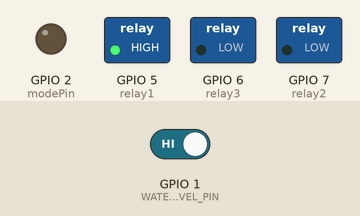
A sketch run on a simulated ESP32-S3. Parts: switched loads named in the sketch (green lamp = pin HIGH), output pins drawn as LEDs (lit = HIGH). The inputs (shaded band) are chosen by the test bench; at power-on: GPIO 1 (WATER_LEVEL_PIN) HIGH. WiFi joins after 1.5 s; servers stay silent unless stated; no MQTT or app messages arrive unless stated; what the sketch prints to the serial monitor is not drawn.

Above: at 3.2 s.
3.3 s: GPIO 1 (WATER_LEVEL_PIN) driven LOW
At 4.9 s:
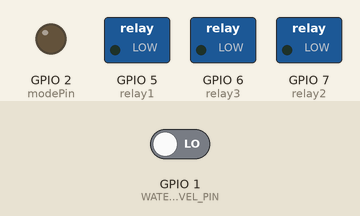
At 7.3 s:
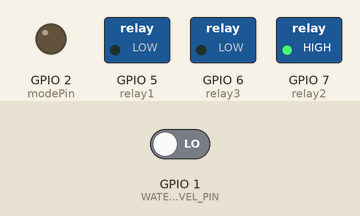
Timing chart, 0 to 15.8 s (numbered marks = the images above; inputs shaded):
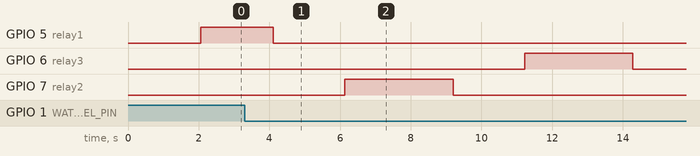

Measured:
- after the input at 3.3 s, GPIO 5 (relay1): HIGH → LOW after 0.81 s; GPIO 6 (relay3): LOW → HIGH after 7.9 s, → LOW 3.1 s later; GPIO 7 (relay2): LOW → HIGH after 2.8 s, → LOW 3.1 s later

The sketch:

EE4002D_RelayPump_WaterLevel_thingsboard_Slp_3Relay_GitOTA.ino
```cpp
#include <WiFi.h>
#include <PubSubClient.h>
#include <ArduinoJson.h>

// Config Type --> NC: High=Current Flow; NO: High=No Current Flow
#define relay1 5  //NPK --> Plants (Pin 5)
#define relay2 7  //Fish --> NPK (Pin 7)
#define relay3 6  //Clean Water --> Fish (Pin 6)
#define WATER_LEVEL_PIN 1
#define modePin 2

#define WIFI_SSID "Here"     // CHANGE IT
#define WIFI_PASSWORD "passwordishere?"  // CHANGE IT

// Store relay state and water level state
bool relayState1;
bool relayState2;
bool relayState3;
bool currentWLState; // Store the debounced state
bool sleepStatus;

bool WLreading = 0; // When 1, the liquid is detected

const int short_delay = 1000; // Use const for constants
const int long_delay = 5000;
const int timer = 12;   // Sleep wakeup timer (15 for 15 seconds, 43200 for 12 hours)

unsigned int Relay1Count = 0;   // Data Msg Counter
unsigned int Relay2Count = 0;
unsigned int Relay3Count = 0;

// ThingsBoard MQTT settings
const char* mqtt_server = "mqtt.thingsboard.cloud";
const char* access_token = "kB7sSKEeRAOcYEytrTAf";
const char* telemetry_topic = "v1/devices/me/telemetry";
const char* attributes_topic = "v1/devices/me/attributes";
const char* clientId = "a8bea330-ec41-11ef-bd96-bb6e9e8bccd8";

WiFiClient espClient;
PubSubClient client(espClient);


// ----------------------------------------------------------------------------
void initWiFi() {
  WiFi.begin(WIFI_SSID, WIFI_PASSWORD);

  Serial.print("Connecting to Wi-Fi");

  while (WiFi.status() != WL_CONNECTED) {
    Serial.print(".");
    delay(short_delay);
  }
  Serial.println("\n~~~~~WiFi Connected~~~~~");
  Serial.print("Connected with IP: ");
  Serial.println(WiFi.localIP());
}
// ----------------------------------------------------------------------------


// ----------------------------------------------------------------------------
// MQTT Connection, Reconnection, Send
void initMQTT() {
  if (!client.connected()) {
    reconnectMQTT();
  }
  client.loop();
}

void reconnectMQTT() {
  while (!client.connected()) {
    Serial.print("Connecting to ThingsBoard... ");
    if (client.connect(clientId, access_token, NULL)) {
        Serial.println("Connected!");
        client.subscribe("v1/devices/me/rpc/request/+");
    } else {
        Serial.print("Failed, rc=");
        Serial.print(client.state());
        Serial.println(" Trying again in 5 seconds...");
        delay(short_delay);
    }
  }
}

void sendTelemetry(bool currentWLState, int Relay1Count, bool relayState1, bool relayState2, bool relayState3, bool sleepStatus) {
  // JSON document to hold the data
  DynamicJsonDocument doc(1024);
  doc["Sensor Type"] = "Water Level-Relay-Pump";
  doc["Below Water Level"] = currentWLState;
  doc["Reading ID"] = Relay1Count;
  doc["Pump State (From NPK To Plants)"] = relayState1;
  doc["Pump State (From Fish To NPK)"] = relayState2;
  doc["Pump State (From Clean Water To Fish)"] = relayState3;
  doc["Sleep Status"] = sleepStatus;

  // Send JSON data to ThingsBoard
  String payload;
  serializeJson(doc, payload);
  Serial.print("Sending payload: ");
  Serial.println(payload);

  client.publish(telemetry_topic, payload.c_str());

  delay(short_delay);
}

// void callback(char* topic, byte* payload, unsigned int length) {
//   Serial.print("Message arrived on topic: ");
//   Serial.println(topic);
//   callbackFlag = 1;

//   String receivedPayload;
//   for (unsigned int i = 0; i < length; i++) {
//       receivedPayload += (char)payload[i];
//   }
//   Serial.println(receivedPayload);

//   // Decode JSON request
//   DynamicJsonDocument doc(1024);
//   DeserializationError error = deserializeJson(doc, receivedPayload);
//   if (error) {
//       Serial.print("deserializeJson() failed: ");
//       Serial.println(error.c_str());
//       return;
//   }

//   String topicStr = String(topic);
//   int requestIdStart = topicStr.lastIndexOf('/') + 1;
//   String requestId = topicStr.substring(requestIdStart);
//   const char* method = doc["method"];

//   // Relay control
//   if (strcmp(method, "setRelayState") == 0) {
//     bool newRelayState = doc["params"];
//     relayState1 = newRelayState;
//     digitalWrite(relay1, relayState1 ? HIGH : LOW);
//     Serial.println(relayState1 ? "Relay ON (Current Flow)" : "Relay OFF (Current Stop)");

//     sendRelayState();  // Update ThingsBoard with new state

//     String response = "{\"params\":" + String(relayState1 ? "true" : "false") + "}";
//     String responseTopic = "v1/devices/me/rpc/response/" + requestId;
//     client.publish(responseTopic.c_str(), response.c_str());

//     Serial.print("Relay switched to: ");
//     Serial.println(relayState1 ? "ON" : "OFF");
//   }

//   // Get Relay State
//   if (strcmp(method, "getRelayState") == 0) {
//     String response = "{\"relayState1\":" + String(relayState1 ? "true" : "false") + "}";
//     String responseTopic = "v1/devices/me/rpc/response/" + requestId;
//     client.publish(responseTopic.c_str(), response.c_str());
//   }
//   callbackFlag = 0;
// }

// // Function to update Relay state attributes
// void sendRelayState() {
//     String attributeUpdate = "{\"relayState1\":" + String(relayState1 ? "true" : "false") + "}";
//     client.publish(attributes_topic, attributeUpdate.c_str());
// }
// ----------------------------------------------------------------------------


// ----------------------------------------------------------------------------
// Water Level Sensor Active Tracking To Control Relay1,2,3
void checkWaterLevelcontrolRelay() {
  if (currentWLState) {
    relayState1 = true;
    digitalWrite(relay1, HIGH);
    Serial.println("Water level HIGH: Relay ON");
  } else {
    relayState1 = false;
    digitalWrite(relay1, LOW);
    Serial.println("Water level LOW: Relay OFF");
    Serial.println();
  }
  // sendRelayState(); // Update ThingsBoard with new state
}

void checkRelay1controlRelay2() {
  Serial.println("~~~~~Relay2 pump START (Fish --> NPK)~~~~~");
  while (Relay2Count != Relay1Count) {
    Relay2Count++;
    relayState2 = true;
    Serial.printf("Relay2 Data Point: %d\n", Relay2Count);
    digitalWrite(relay2, HIGH);
    Serial.println("Relay2 Activated: Relay ON");
    sendTelemetry(currentWLState, Relay1Count, relayState1, relayState2, relayState3, sleepStatus);
    Serial.println("--------------------");
  }
  digitalWrite(relay2, LOW);
  Serial.println("Relay2 Activated: Relay OFF");
  Relay2Count = 0;
  relayState2 = false;
  sendTelemetry(currentWLState, Relay1Count, relayState1, relayState2, relayState3, sleepStatus);
  Serial.println("~~~~~Relay2 pump COMPLETE~~~~~\n");
}

void checkRelay2controlRelay3() {
  Serial.println("~~~~~Relay3 pump START (Clean Water --> Fish)~~~~~");
  while (Relay3Count != Relay1Count) {
    Relay3Count++;
    Serial.printf("Relay3 Data Point: %d\n", Relay3Count);
    relayState3 = true;
    digitalWrite(relay3, HIGH);
    Serial.println("Relay3 Activated: Relay ON");
    sendTelemetry(currentWLState, Relay1Count, relayState1, relayState2, relayState3, sleepStatus);
    Serial.println("--------------------");
  }
  digitalWrite(relay3, LOW);
  Serial.println("Relay3 Activated: Relay OFF");
  Relay3Count = 0;
  relayState3 = false;
  sendTelemetry(currentWLState, Relay1Count, relayState1, relayState2, relayState3, sleepStatus);
  Serial.println("~~~~~Relay3 pump COMPLETE~~~~~\n");
}
// ----------------------------------------------------------------------------


// ----------------------------------------------------------------------------
// // Deep Sleep (Exti)
// void deepSleep() {
//   if (currentWLState == false) { // If water level is false (water level is right)
//     Serial.println("Water level normal. Entering Deep Sleep...");
//     esp_sleep_enable_ext0_wakeup((gpio_num_t)WATER_LEVEL_PIN, HIGH);
//     delay(short_delay);

//     esp_deep_sleep_start(); // Enter deep sleep
//   }
//   Serial.println("----------------------------------------------------------------------------");
// }

// // Modem Sleep (may not work)
// void modemSleep() {
//   if (currentWLState == false) { // If water level is false (water level is right)
//     Serial.println("Water level normal. Entering Modem Sleep...");

//     // Disable WiFi to save power
//     WiFi.disconnect(true);
//     WiFi.mode(WIFI_OFF);
//   } else {
//     initWiFi();
//     Serial.println("~~~~~ESP AWAKE: Water needs top up, Relay ON~~~~~");
//   }
// }

// // Light Sleep
// void lightSleep() {
//   if (currentWLState == false) { // If water level is false (water level is right)
//     Serial.println("Water level normal. Entering Light Sleep...");
//     esp_sleep_enable_ext0_wakeup((gpio_num_t)WATER_LEVEL_PIN, HIGH);
//     delay(short_delay);

//     esp_light_sleep_start(); // Enter light sleep (CPU pauses)
//   }
//   Serial.println("----------------------------------------------------------------------------");
// }

// Deep Sleep (Timer)
void deepSleepTimer() {
  Serial.printf("Entering Deep Sleep for %d Hours\n", timer);
  Serial.println("----------------------------------------------------------------------------");
  esp_sleep_enable_timer_wakeup(timer*1000000); // Wake up after 5 seconds (5,000,000us)
  delay(short_delay);

  esp_deep_sleep_start(); // Enter deep sleep
}
// ----------------------------------------------------------------------------


void setup() {
  Serial.begin(115200);

  pinMode(relay1, OUTPUT);
  digitalWrite(relay1, LOW); // Keep Water Pump OFF on boot
  pinMode(relay2, OUTPUT);
  digitalWrite(relay2, LOW); // Keep Water Pump OFF on boot
  pinMode(relay3, OUTPUT);
  digitalWrite(relay3, LOW); // Keep Water Pump OFF on boot

  pinMode(WATER_LEVEL_PIN, INPUT);
  pinMode(modePin, OUTPUT);
  digitalWrite(modePin, WLreading);

  initWiFi();
  client.setServer(mqtt_server, 1883);
  // client.setCallback(callback);
}

void loop() {
  initMQTT();

  currentWLState = digitalRead(WATER_LEVEL_PIN); // Important to ensure operation of while()
  Serial.println(currentWLState ? "Below WL State: true" : "Below WL State: false");

  while (currentWLState != false) {
    Relay1Count++;
    Serial.printf("Relay1 Data Point: %d\n", Relay1Count);
    currentWLState = digitalRead(WATER_LEVEL_PIN); // Read the current state
    Serial.println(currentWLState ? "(Loop) Below WL State: true" : "(Loop) Below WL State: false");
    checkWaterLevelcontrolRelay();
    sendTelemetry(currentWLState, Relay1Count, relayState1, relayState2, relayState3, sleepStatus);
    Serial.println("--------------------");

    if (currentWLState == false) {  //If water level is sufficient, activate relay in sequence, then sleep
      checkWaterLevelcontrolRelay();
      delay(short_delay);
      checkRelay1controlRelay2();
      delay(short_delay);
      checkRelay2controlRelay3();

      // Reset Counter
      Relay2Count = 0;
      Relay3Count = 0;
      Serial.printf("Reset Counters: Relay2: %d, Relay3 %d\n", Relay2Count, Relay3Count);

      sleepStatus = true;
      sendTelemetry(currentWLState, Relay1Count, relayState1, relayState2, relayState3, sleepStatus);
      Serial.println("--------------------");
    }
  }

  delay(short_delay);
  // Uncomment one of  these to test different sleep modes
  // deepSleep();   // Stops everything until external wake-up
  deepSleepTimer();  // Timer wake-up
  // modemSleep();  // WiFi off, CPU stays on
  // lightSleep();  // CPU pauses, RAM & WiFi is on
}
```
